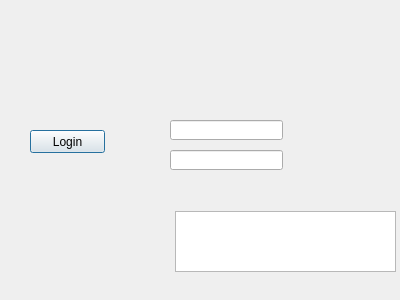
<?xml version="1.0" encoding="UTF-8"?>
<ui version="4.0">
 <class>login</class>
 <widget class="QDialog" name="login">
  <property name="geometry">
   <rect>
    <x>0</x>
    <y>0</y>
    <width>400</width>
    <height>300</height>
   </rect>
  </property>
  <property name="windowTitle">
   <string>Dialog</string>
  </property>
  <widget class="QPushButton" name="pushButton_Login">
   <property name="geometry">
    <rect>
     <x>30</x>
     <y>130</y>
     <width>75</width>
     <height>23</height>
    </rect>
   </property>
   <property name="text">
    <string>Login</string>
   </property>
  </widget>
  <widget class="QLineEdit" name="lineEdit_username">
   <property name="geometry">
    <rect>
     <x>170</x>
     <y>120</y>
     <width>113</width>
     <height>20</height>
    </rect>
   </property>
  </widget>
  <widget class="QLineEdit" name="lineEdit_password">
   <property name="geometry">
    <rect>
     <x>170</x>
     <y>150</y>
     <width>113</width>
     <height>20</height>
    </rect>
   </property>
  </widget>
  <widget class="QTextBrowser" name="textBrowserTEST">
   <property name="geometry">
    <rect>
     <x>175</x>
     <y>211</y>
     <width>221</width>
     <height>61</height>
    </rect>
   </property>
  </widget>
 </widget>
 <resources/>
 <connections/>
</ui>
